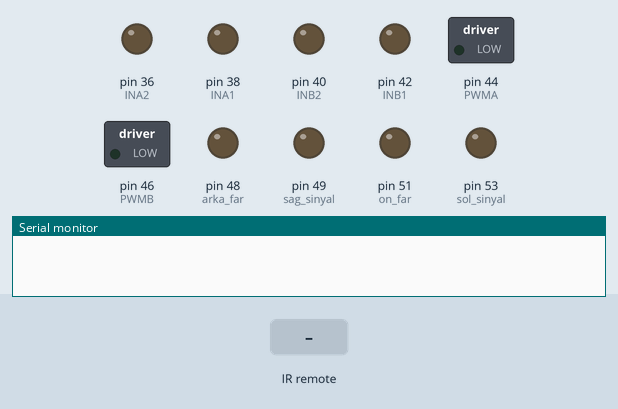
Recording of a sketch running on a simulated Arduino Mega 2560, built with avr-gcc and run on an emulated ATmega2560. On the bench: switched loads named in the sketch (green lamp = pin HIGH), output pins drawn as LEDs (lit = HIGH), the last lines printed to the serial monitor. The inputs (shaded band) are chosen by the test bench.

Above: at 1.2 s.
1.3 s: infrared code 0xFF18E7 received
At 2.0 s:
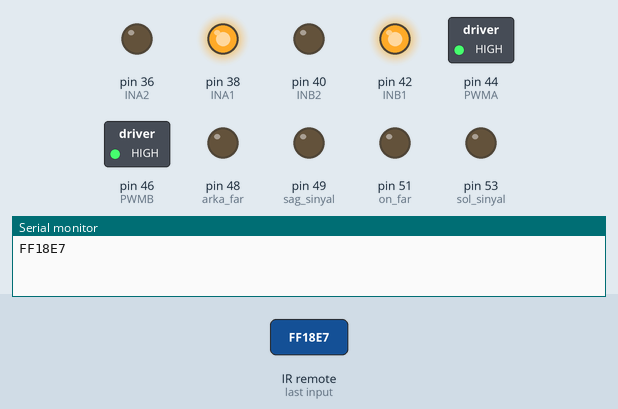
2.8 s: infrared code 0xFF4AB5 received
At 3.2 s:
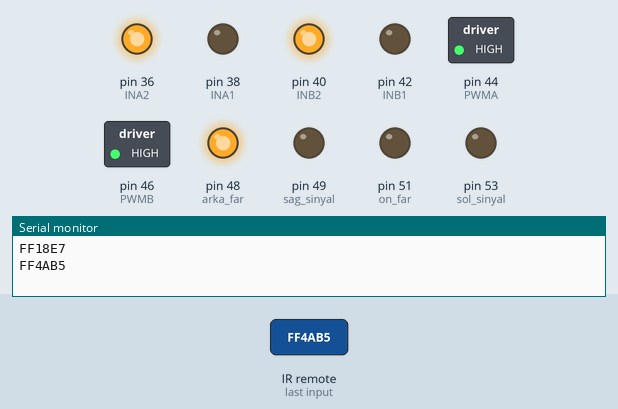
4.3 s: infrared code 0xFF5AA5 received
At 5.5 s:
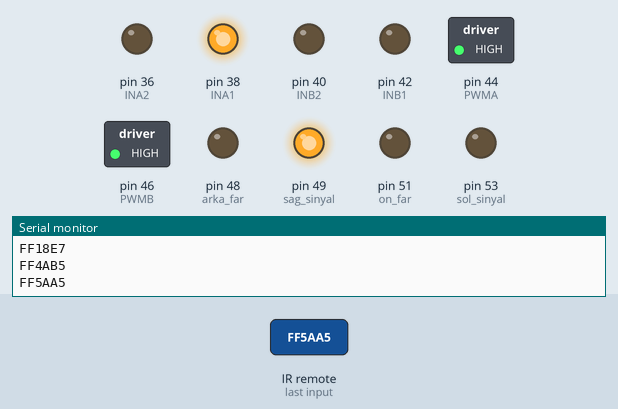
5.8 s: infrared code 0xFF10EF received
At 6.9 s:
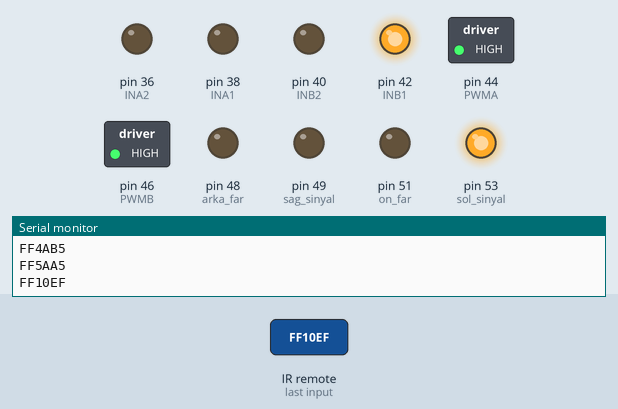
7.3 s: infrared code 0xFFA25D received
At 8.1 s:
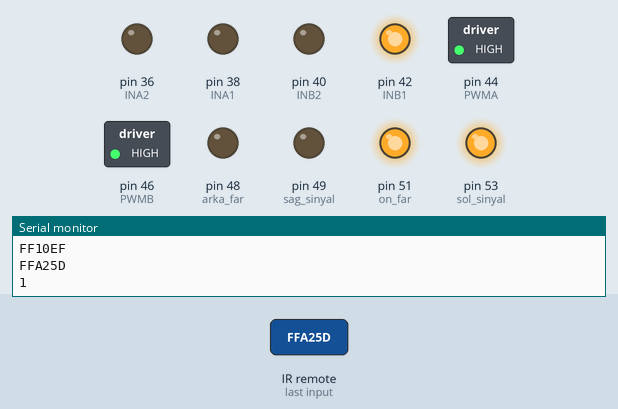
8.8 s: infrared code 0xFF38C7 received
At 10.1 s:
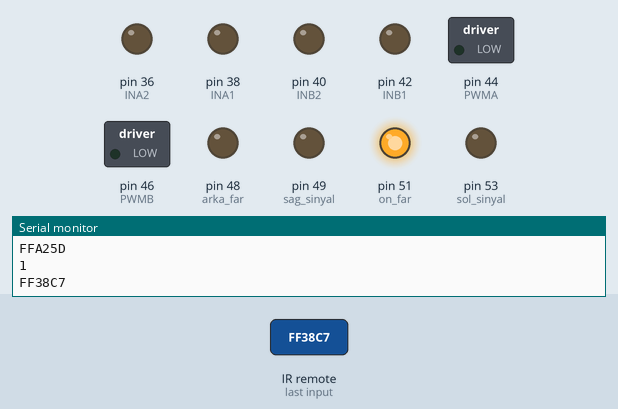
Timing chart, 0 to 11.3 s (numbered marks = the images above; inputs shaded):
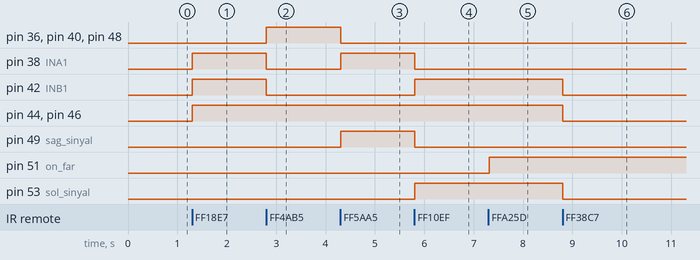

The sketch:

ROBOT_KUMANDA_KONTROLU.ino
```cpp
#include <IRremote.h>


#define INA1 38
#define INA2 36
#define INB1 42
#define INB2 40
#define PWMA 44
#define PWMB 46

#define on_far 51
#define arka_far 48
#define sol_sinyal 53
#define sag_sinyal 49

#define ileri_tus 0xFF18E7
#define geri_tus 0xFF4AB5
#define sag_tus 0xFF5AA5
#define sol_tus 0xFF10EF
#define ok_tus 0xFF38C7
#define bir 0xFFA25D

#define RECV_PIN 12

IRrecv irrecv(RECV_PIN);
decode_results results;

bool far_durum = 0;

void ileri(int hiz) {
  digitalWrite (INA1, 1);
  digitalWrite (INA2, 0);
  analogWrite (PWMA, hiz);

  digitalWrite (INB1, 1);
  digitalWrite (INB2, 0);
  analogWrite (PWMB, hiz);
}

void geri(int hiz) {
  digitalWrite (INA1, 0);
  digitalWrite (INA2, 1);
  analogWrite (PWMA, hiz);

  digitalWrite (INB1, 0);
  digitalWrite (INB2, 1);
  analogWrite (PWMB, hiz);
}

void sag1(int hiz) {
  digitalWrite (INA1, 1);
  digitalWrite (INA2, 0);
  analogWrite (PWMA, hiz);

  digitalWrite (INB1, 0);
  digitalWrite (INB2, 1);
  analogWrite (PWMB, hiz);
}
void sol1(int hiz) {
  digitalWrite (INA1, 0);
  digitalWrite (INA2, 1);
  analogWrite (PWMA, hiz);

  digitalWrite (INB1, 1);
  digitalWrite (INB2, 0);
  analogWrite (PWMB, hiz);
}

void sag2(int hiz) {
  digitalWrite (INA1, 1);
  digitalWrite (INA2, 0);
  analogWrite (PWMA, hiz);

  digitalWrite (INB1, 0);
  digitalWrite (INB2, 0);
  analogWrite (PWMB, hiz);
}

void sol2(int hiz) {
  digitalWrite (INA1, 0);
  digitalWrite (INA2, 0);
  analogWrite (PWMA, hiz);

  digitalWrite (INB1, 1);
  digitalWrite (INB2, 0);
  analogWrite (PWMB, hiz);
}

void dur() {
  digitalWrite (INA1, 0);
  digitalWrite (INA2, 0);
  analogWrite (PWMA, 0);

  digitalWrite (INB1, 0);
  digitalWrite (INB2, 0);
  analogWrite (PWMB, 0);
}


void setup() {
  Serial.begin(9600);
  pinMode(INA1, OUTPUT);
  pinMode(INA2, OUTPUT);
  pinMode(INB1, OUTPUT);
  pinMode(INB2, OUTPUT);
  pinMode(PWMA, OUTPUT);
  pinMode(PWMB, OUTPUT);

  pinMode(on_far, OUTPUT);
  pinMode(arka_far, OUTPUT);
  pinMode(sag_sinyal, OUTPUT);
  pinMode(sol_sinyal, OUTPUT);

  irrecv.enableIRIn();

}

void loop() {
  if (irrecv.decode(&results)) {
    Serial.println(results.value, HEX);
    irrecv.resume();
  }
  if (results.value == ileri_tus) {
    ileri(255);
    digitalWrite(arka_far, LOW);
    digitalWrite(sag_sinyal, LOW);
    digitalWrite(sol_sinyal, LOW);
    delay(100);
  }
  else if (results.value == geri_tus) {
    geri(255);
    digitalWrite(arka_far, HIGH);
    digitalWrite(sag_sinyal, LOW);
    digitalWrite(sol_sinyal, LOW);
    delay(100);
  }
  else if (results.value == sag_tus) {
    sag2(255);
    digitalWrite(arka_far, LOW);
    digitalWrite(sag_sinyal, HIGH);
    digitalWrite(sol_sinyal, LOW);
    delay(100);
  }
  else if (results.value == sol_tus) {
    sol2(255);
    digitalWrite(arka_far, LOW);
    digitalWrite(sol_sinyal, HIGH);
    digitalWrite(sag_sinyal, LOW);
    delay(100);
  }
  else if (results.value == ok_tus) {
    dur();
    digitalWrite(arka_far, LOW);
    digitalWrite(sag_sinyal, LOW);
    digitalWrite(sol_sinyal, LOW);
    delay(100);
  }
  else if (results.value == bir) {
    far_durum = !far_durum;
    Serial.println(far_durum);
    results.value = 0;
  }
  digitalWrite(on_far, far_durum);

}
```

Measured:
- after the input at 1.3 s, pin 38 (INA1), pin 42 (INB1), pin 44 (PWMA), pin 46 (PWMB): LOW → HIGH at once
- after the input at 2.8 s, pin 36 (INA2), pin 40 (INB2), pin 48 (arka_far): LOW → HIGH at once; pin 38 (INA1), pin 42 (INB1): HIGH → LOW at once
- after the input at 4.3 s, pin 36 (INA2), pin 40 (INB2), pin 48 (arka_far): HIGH → LOW at once; pin 38 (INA1), pin 49 (sag_sinyal): LOW → HIGH at once
- after the input at 5.8 s, pin 38 (INA1), pin 49 (sag_sinyal): HIGH → LOW at once; pin 42 (INB1), pin 53 (sol_sinyal): LOW → HIGH at once
- after the input at 7.3 s, pin 51 (on_far): LOW → HIGH at once
- after the input at 8.8 s, pin 42 (INB1), pin 44 (PWMA), pin 46 (PWMB), pin 53 (sol_sinyal): HIGH → LOW at once
